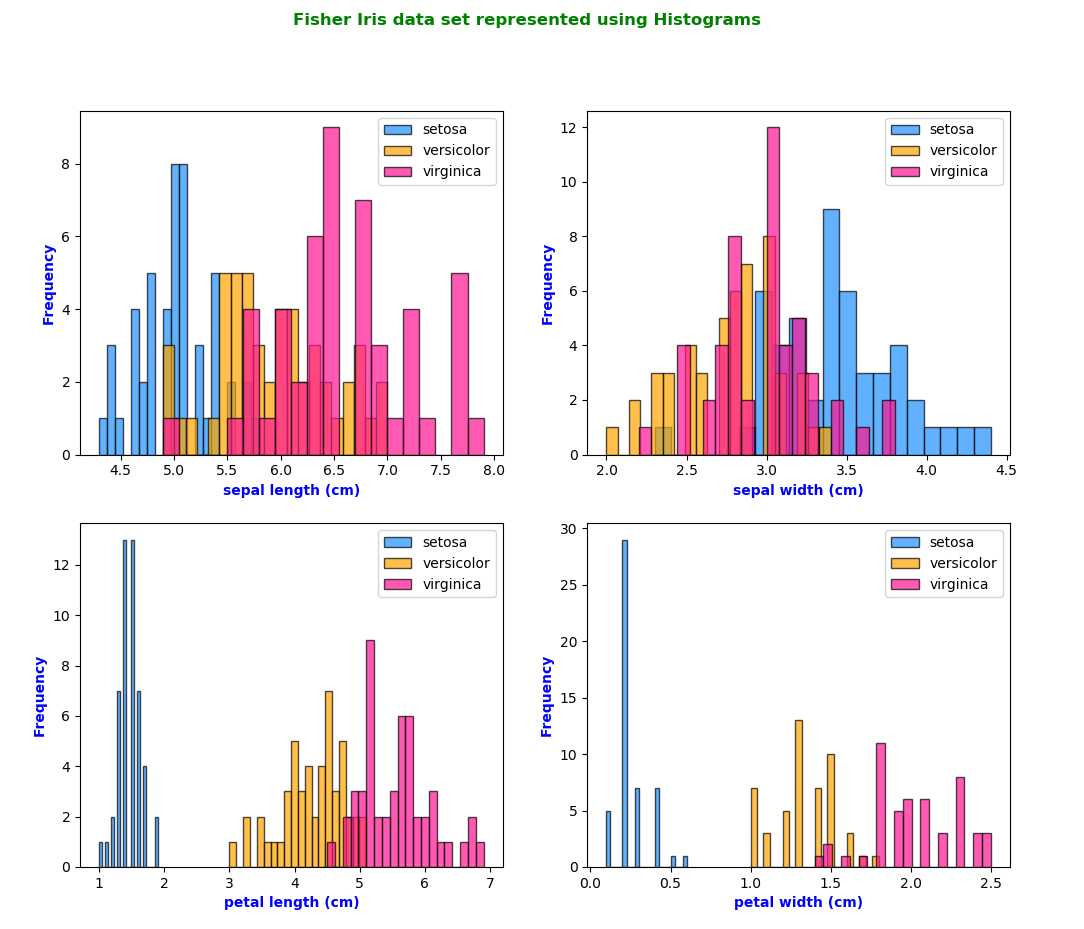

Recreate this plot in Python.
# Roisin Fallon
# Adapted from: https://stackoverflow.com/a/45721331

import matplotlib.pyplot as plt
from sklearn import datasets

ds= datasets.load_iris()                                                                                                                      # Load the iris data set   

fig, axes = plt.subplots(2, 2, figsize=(12, 10), dpi=100)                                                                                     # plot the figures 2 rows and 2 columns on the same plot
plt.suptitle("Fisher Iris data set represented using Histograms ",fontweight="bold", fontsize="12", color="g" )                               # Title for the overall graph
colors= ['dodgerblue', 'orange', 'deeppink']                                                                                                  # colors given to each species                                                        

for i, ax in enumerate(axes.flat):                                                                                                            #  for statement to produce four histograms in a facetted 2 x 2 grid.
    for label, color in zip(range(len(ds.target_names)), colors):                                                                             # Iterates through the for loop to add below contents
        ax.hist(ds.data[ds.target==label, i], label=ds.target_names[label], color=color, bins=20, edgecolor='black', alpha = 0.7)
        ax.set_xlabel(ds.feature_names[i], fontweight="bold", fontsize="10", color="b")                                                       # Label of the x-axis
        ax.set_ylabel("Frequency", fontweight="bold", fontsize="10", color="b")                                                               # Label of the y-axis
        ax.legend()                                                                                                                           # Add legend to the histogram                                                                                                                                                                             
plt.show()                                                                                                                                    # Display the boxplot
